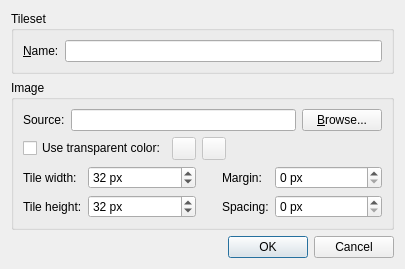
<?xml version="1.0" encoding="UTF-8"?>
<ui version="4.0">
 <class>NewTilesetDialogClass</class>
 <widget class="QDialog" name="NewTilesetDialogClass">
  <property name="geometry">
   <rect>
    <x>0</x>
    <y>0</y>
    <width>374</width>
    <height>244</height>
   </rect>
  </property>
  <property name="sizePolicy">
   <sizepolicy hsizetype="Preferred" vsizetype="Preferred">
    <horstretch>0</horstretch>
    <verstretch>0</verstretch>
   </sizepolicy>
  </property>
  <property name="minimumSize">
   <size>
    <width>374</width>
    <height>244</height>
   </size>
  </property>
  <property name="maximumSize">
   <size>
    <width>374</width>
    <height>244</height>
   </size>
  </property>
  <property name="windowTitle">
   <string>New Tileset</string>
  </property>
  <layout class="QVBoxLayout" name="verticalLayout">
   <property name="sizeConstraint">
    <enum>QLayout::SetMinAndMaxSize</enum>
   </property>
   <item>
    <widget class="QGroupBox" name="tilesetGroupBox">
     <property name="sizePolicy">
      <sizepolicy hsizetype="Preferred" vsizetype="Fixed">
       <horstretch>0</horstretch>
       <verstretch>0</verstretch>
      </sizepolicy>
     </property>
     <property name="title">
      <string>Tileset</string>
     </property>
     <layout class="QGridLayout" name="gridLayout_2">
      <item row="0" column="1" colspan="2">
       <widget class="QLineEdit" name="name">
        <property name="sizePolicy">
         <sizepolicy hsizetype="Preferred" vsizetype="Fixed">
          <horstretch>0</horstretch>
          <verstretch>0</verstretch>
         </sizepolicy>
        </property>
       </widget>
      </item>
      <item row="0" column="0">
       <widget class="QLabel" name="nameLabel">
        <property name="sizePolicy">
         <sizepolicy hsizetype="Fixed" vsizetype="Preferred">
          <horstretch>0</horstretch>
          <verstretch>0</verstretch>
         </sizepolicy>
        </property>
        <property name="text">
         <string>&amp;Name:</string>
        </property>
        <property name="buddy">
         <cstring>name</cstring>
        </property>
       </widget>
      </item>
     </layout>
    </widget>
   </item>
   <item>
    <widget class="QGroupBox" name="imageGroupBox">
     <property name="sizePolicy">
      <sizepolicy hsizetype="Preferred" vsizetype="Fixed">
       <horstretch>0</horstretch>
       <verstretch>0</verstretch>
      </sizepolicy>
     </property>
     <property name="title">
      <string>Image</string>
     </property>
     <property name="checkable">
      <bool>false</bool>
     </property>
     <layout class="QGridLayout" name="gridLayout">
      <item row="2" column="0" colspan="6">
       <layout class="QGridLayout" name="gridLayout_3">
        <item row="1" column="2">
         <spacer name="horizontalSpacer">
          <property name="orientation">
           <enum>Qt::Horizontal</enum>
          </property>
          <property name="sizeType">
           <enum>QSizePolicy::Preferred</enum>
          </property>
          <property name="sizeHint" stdset="0">
           <size>
            <width>20</width>
            <height>20</height>
           </size>
          </property>
         </spacer>
        </item>
        <item row="1" column="4">
         <widget class="QSpinBox" name="spacing">
          <property name="suffix">
           <string> px</string>
          </property>
          <property name="minimum">
           <number>0</number>
          </property>
          <property name="maximum">
           <number>9999</number>
          </property>
          <property name="value">
           <number>0</number>
          </property>
         </widget>
        </item>
        <item row="0" column="3">
         <widget class="QLabel" name="marginLabel">
          <property name="sizePolicy">
           <sizepolicy hsizetype="Fixed" vsizetype="Preferred">
            <horstretch>0</horstretch>
            <verstretch>0</verstretch>
           </sizepolicy>
          </property>
          <property name="toolTip">
           <string/>
          </property>
          <property name="text">
           <string>Margin:</string>
          </property>
         </widget>
        </item>
        <item row="0" column="0">
         <widget class="QLabel" name="tileWidthLabel">
          <property name="sizePolicy">
           <sizepolicy hsizetype="Fixed" vsizetype="Preferred">
            <horstretch>0</horstretch>
            <verstretch>0</verstretch>
           </sizepolicy>
          </property>
          <property name="text">
           <string>Tile width:</string>
          </property>
         </widget>
        </item>
        <item row="0" column="4">
         <widget class="QSpinBox" name="margin">
          <property name="suffix">
           <string> px</string>
          </property>
          <property name="minimum">
           <number>0</number>
          </property>
          <property name="maximum">
           <number>9999</number>
          </property>
          <property name="value">
           <number>0</number>
          </property>
         </widget>
        </item>
        <item row="1" column="3">
         <widget class="QLabel" name="spacingLabel">
          <property name="sizePolicy">
           <sizepolicy hsizetype="Fixed" vsizetype="Preferred">
            <horstretch>0</horstretch>
            <verstretch>0</verstretch>
           </sizepolicy>
          </property>
          <property name="toolTip">
           <string/>
          </property>
          <property name="text">
           <string>Spacing:</string>
          </property>
         </widget>
        </item>
        <item row="1" column="0">
         <widget class="QLabel" name="tileHeightLabel">
          <property name="sizePolicy">
           <sizepolicy hsizetype="Fixed" vsizetype="Preferred">
            <horstretch>0</horstretch>
            <verstretch>0</verstretch>
           </sizepolicy>
          </property>
          <property name="text">
           <string>Tile height:</string>
          </property>
         </widget>
        </item>
        <item row="0" column="1">
         <widget class="QSpinBox" name="tileWidth">
          <property name="enabled">
           <bool>true</bool>
          </property>
          <property name="suffix">
           <string extracomment="Remember starting with a space."> px</string>
          </property>
          <property name="minimum">
           <number>1</number>
          </property>
          <property name="maximum">
           <number>9999</number>
          </property>
          <property name="value">
           <number>32</number>
          </property>
         </widget>
        </item>
        <item row="1" column="1">
         <widget class="QSpinBox" name="tileHeight">
          <property name="suffix">
           <string> px</string>
          </property>
          <property name="minimum">
           <number>1</number>
          </property>
          <property name="maximum">
           <number>9999</number>
          </property>
          <property name="value">
           <number>32</number>
          </property>
         </widget>
        </item>
       </layout>
      </item>
      <item row="0" column="1" colspan="4">
       <widget class="QLineEdit" name="image"/>
      </item>
      <item row="1" column="0" colspan="2">
       <widget class="QCheckBox" name="useTransparentColor">
        <property name="text">
         <string>Use transparent color:</string>
        </property>
       </widget>
      </item>
      <item row="1" column="4">
       <spacer name="horizontalSpacer_2">
        <property name="orientation">
         <enum>Qt::Horizontal</enum>
        </property>
        <property name="sizeHint" stdset="0">
         <size>
          <width>0</width>
          <height>13</height>
         </size>
        </property>
       </spacer>
      </item>
      <item row="0" column="0">
       <widget class="QLabel" name="sourceLabel">
        <property name="sizePolicy">
         <sizepolicy hsizetype="Fixed" vsizetype="Preferred">
          <horstretch>0</horstretch>
          <verstretch>0</verstretch>
         </sizepolicy>
        </property>
        <property name="text">
         <string>Source:</string>
        </property>
       </widget>
      </item>
      <item row="1" column="2">
       <widget class="ColorButton" name="colorButton">
        <property name="enabled">
         <bool>false</bool>
        </property>
       </widget>
      </item>
      <item row="1" column="3">
       <widget class="QToolButton" name="dropperButton">
        <property name="enabled">
         <bool>false</bool>
        </property>
        <property name="toolTip">
         <string/>
        </property>
        <property name="text">
         <string/>
        </property>
        <property name="icon">
         <iconset resource="mapeditor.qrc">
          <normaloff>:/MapEditor/images/16x16/stock-tool-color-picker-16.png</normaloff>:/MapEditor/images/16x16/stock-tool-color-picker-16.png</iconset>
        </property>
       </widget>
      </item>
      <item row="0" column="5">
       <widget class="QPushButton" name="browseButton">
        <property name="text">
         <string>&amp;Browse...</string>
        </property>
       </widget>
      </item>
     </layout>
    </widget>
   </item>
   <item>
    <widget class="QDialogButtonBox" name="buttonBox">
     <property name="orientation">
      <enum>Qt::Horizontal</enum>
     </property>
     <property name="standardButtons">
      <set>QDialogButtonBox::Cancel|QDialogButtonBox::Ok</set>
     </property>
    </widget>
   </item>
  </layout>
 </widget>
 <customwidgets>
  <customwidget>
   <class>ColorButton</class>
   <extends>QToolButton</extends>
   <header>colorbutton.h</header>
  </customwidget>
 </customwidgets>
 <tabstops>
  <tabstop>name</tabstop>
  <tabstop>image</tabstop>
  <tabstop>useTransparentColor</tabstop>
  <tabstop>colorButton</tabstop>
  <tabstop>dropperButton</tabstop>
  <tabstop>tileWidth</tabstop>
  <tabstop>tileHeight</tabstop>
  <tabstop>margin</tabstop>
  <tabstop>spacing</tabstop>
 </tabstops>
 <resources>
  <include location="mapeditor.qrc"/>
 </resources>
 <connections>
  <connection>
   <sender>buttonBox</sender>
   <signal>accepted()</signal>
   <receiver>NewTilesetDialogClass</receiver>
   <slot>tryAccept()</slot>
   <hints>
    <hint type="sourcelabel">
     <x>275</x>
     <y>297</y>
    </hint>
    <hint type="destinationlabel">
     <x>157</x>
     <y>274</y>
    </hint>
   </hints>
  </connection>
  <connection>
   <sender>buttonBox</sender>
   <signal>rejected()</signal>
   <receiver>NewTilesetDialogClass</receiver>
   <slot>reject()</slot>
   <hints>
    <hint type="sourcelabel">
     <x>343</x>
     <y>297</y>
    </hint>
    <hint type="destinationlabel">
     <x>286</x>
     <y>274</y>
    </hint>
   </hints>
  </connection>
  <connection>
   <sender>useTransparentColor</sender>
   <signal>toggled(bool)</signal>
   <receiver>colorButton</receiver>
   <slot>setEnabled(bool)</slot>
   <hints>
    <hint type="sourcelabel">
     <x>179</x>
     <y>191</y>
    </hint>
    <hint type="destinationlabel">
     <x>209</x>
     <y>193</y>
    </hint>
   </hints>
  </connection>
 </connections>
 <slots>
  <slot>tryAccept()</slot>
 </slots>
</ui>
